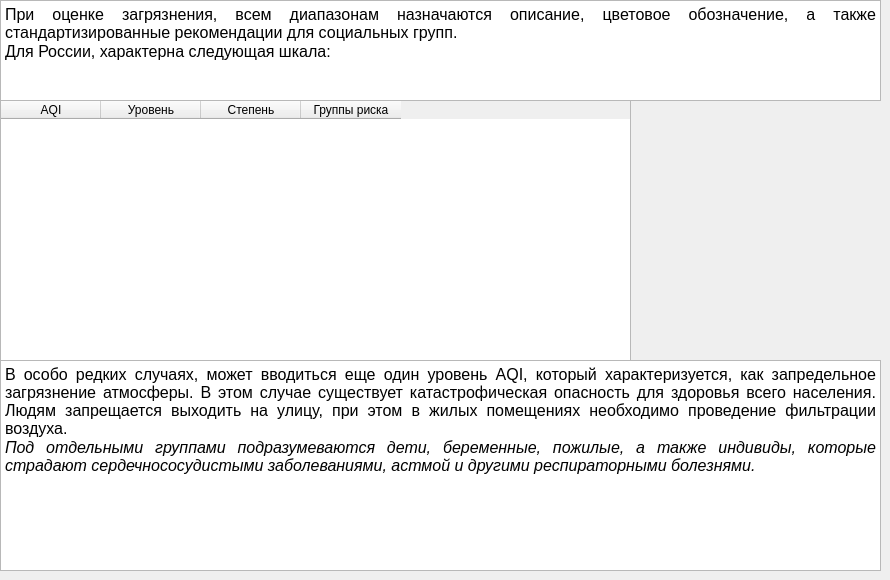
      <widget class="QWidget" name="page_air_scale">
       <widget class="QTextEdit" name="textEdit_air_scale">
        <property name="geometry">
         <rect>
          <x>0</x>
          <y>0</y>
          <width>881</width>
          <height>101</height>
         </rect>
        </property>
        <property name="readOnly">
         <bool>true</bool>
        </property>
        <property name="html">
         <string>&lt;!DOCTYPE HTML PUBLIC &quot;-//W3C//DTD HTML 4.0//EN&quot; &quot;http://www.w3.org/TR/REC-html40/strict.dtd&quot;&gt;
&lt;html&gt;&lt;head&gt;&lt;meta name=&quot;qrichtext&quot; content=&quot;1&quot; /&gt;&lt;style type=&quot;text/css&quot;&gt;
p, li { white-space: pre-wrap; }
&lt;/style&gt;&lt;/head&gt;&lt;body style=&quot; font-family:'Times New Roman'; font-size:12pt; font-weight:400; font-style:normal;&quot;&gt;
&lt;p align=&quot;justify&quot; style=&quot; margin-top:0px; margin-bottom:0px; margin-left:0px; margin-right:0px; -qt-block-indent:0; text-indent:0px;&quot;&gt;При оценке загрязнения, всем диапазонам назначаются описание, цветовое обозначение, а также стандартизированные рекомендации для социальных групп.&lt;/p&gt;
&lt;p align=&quot;justify&quot; style=&quot; margin-top:0px; margin-bottom:0px; margin-left:0px; margin-right:0px; -qt-block-indent:0; text-indent:0px;&quot;&gt;Для России, характерна следующая шкала:&lt;/p&gt;&lt;/body&gt;&lt;/html&gt;</string>
        </property>
       </widget>
       <widget class="QTextEdit" name="textEdit_air_scale_2">
        <property name="geometry">
         <rect>
          <x>0</x>
          <y>360</y>
          <width>881</width>
          <height>211</height>
         </rect>
        </property>
        <property name="readOnly">
         <bool>true</bool>
        </property>
        <property name="html">
         <string>&lt;!DOCTYPE HTML PUBLIC &quot;-//W3C//DTD HTML 4.0//EN&quot; &quot;http://www.w3.org/TR/REC-html40/strict.dtd&quot;&gt;
&lt;html&gt;&lt;head&gt;&lt;meta name=&quot;qrichtext&quot; content=&quot;1&quot; /&gt;&lt;style type=&quot;text/css&quot;&gt;
p, li { white-space: pre-wrap; }
&lt;/style&gt;&lt;/head&gt;&lt;body style=&quot; font-family:'Times New Roman'; font-size:12pt; font-weight:400; font-style:normal;&quot;&gt;
&lt;p align=&quot;justify&quot; style=&quot; margin-top:0px; margin-bottom:0px; margin-left:0px; margin-right:0px; -qt-block-indent:0; text-indent:0px;&quot;&gt;В особо редких случаях, может вводиться еще один уровень AQI, который характеризуется, как запредельное загрязнение атмосферы. В этом случае существует катастрофическая опасность для здоровья всего населения. Людям запрещается выходить на улицу, при этом в жилых помещениях необходимо проведение фильтрации воздуха.&lt;/p&gt;
&lt;p align=&quot;justify&quot; style=&quot; margin-top:0px; margin-bottom:0px; margin-left:0px; margin-right:0px; -qt-block-indent:0; text-indent:0px;&quot;&gt;&lt;span style=&quot; font-style:italic;&quot;&gt;Под отдельными группами подразумеваются дети, беременные, пожилые, а также индивиды, которые страдают сердечнососудистыми заболеваниями, астмой и другими респираторными болезнями.&lt;/span&gt;&lt;/p&gt;&lt;/body&gt;&lt;/html&gt;</string>
        </property>
       </widget>
       <widget class="QTableWidget" name="table_aqi">
        <property name="geometry">
         <rect>
          <x>0</x>
          <y>100</y>
          <width>631</width>
          <height>261</height>
         </rect>
        </property>
        <property name="dragEnabled">
         <bool>true</bool>
        </property>
        <property name="sortingEnabled">
         <bool>true</bool>
        </property>
        <column>
         <property name="text">
          <string>AQI</string>
         </property>
        </column>
        <column>
         <property name="text">
          <string>Уровень</string>
         </property>
        </column>
        <column>
         <property name="text">
          <string>Степень</string>
         </property>
        </column>
        <column>
         <property name="text">
          <string>Группы риска</string>
         </property>
        </column>
       </widget>
      </widget>
